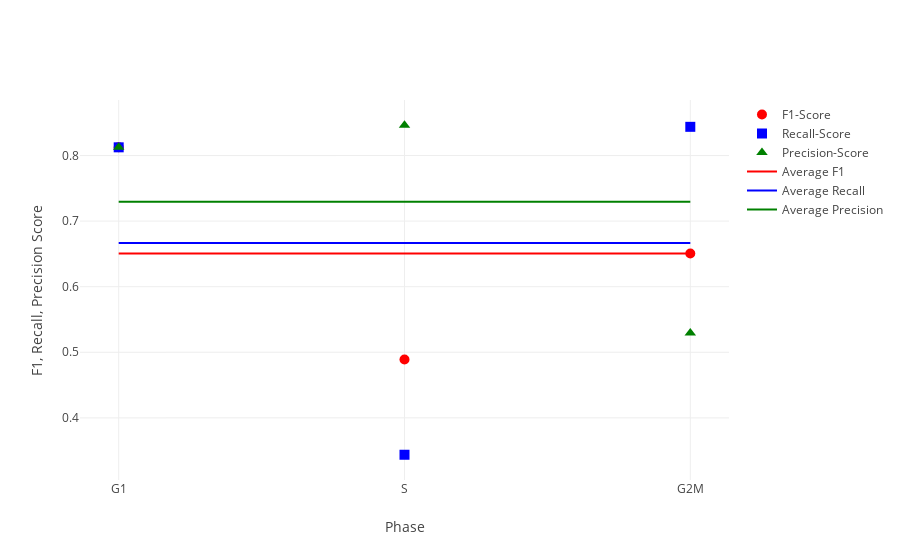

The notebook cell this image was saved under:
### Code cell
helper.plot_evaluation(*EMATB6142_evaluation, xaxis=["G1","S","G2M"], xaxislbl="Phase", average=True)

### Figure 1 — Plotly figure (JSON) as saved in the notebook; plotly's stock layout.template omitted (floating-point values rounded to 4 significant figures)
{"data": [{"marker": {"color": "red", "size": 10, "symbol": "circle"}, "mode": "markers", "name": "F1-Score", "type": "scatter", "x": ["G1", "S", "G2M"], "y": [0.8125, 0.4889, 0.6506]}, {"marker": {"color": "blue", "size": 10, "symbol": "square"}, "mode": "markers", "name": "Recall-Score", "type": "scatter", "x": ["G1", "S", "G2M"], "y": [0.8125, 0.3438, 0.8438]}, {"marker": {"color": "green", "size": 10, "symbol": "triangle-up"}, "mode": "markers", "name": "Precision-Score", "type": "scatter", "x": ["G1", "S", "G2M"], "y": [0.8125, 0.8462, 0.5294]}, {"marker": {"color": "red", "size": 10}, "mode": "lines", "name": "Average F1", "type": "scatter", "x": ["G1", "S", "G2M"], "y": [0.6507, 0.6507, 0.6507]}, {"marker": {"color": "blue", "size": 10}, "mode": "lines", "name": "Average Recall", "type": "scatter", "x": ["G1", "S", "G2M"], "y": [0.6667, 0.6667, 0.6667]}, {"marker": {"color": "green", "size": 10}, "mode": "lines", "name": "Average Precision", "type": "scatter", "x": ["G1", "S", "G2M"], "y": [0.7294, 0.7294, 0.7294]}], "layout": {"title": "", "xaxis": {"title": "Phase"}, "yaxis": {"title": "F1, Recall, Precision Score"}}}
